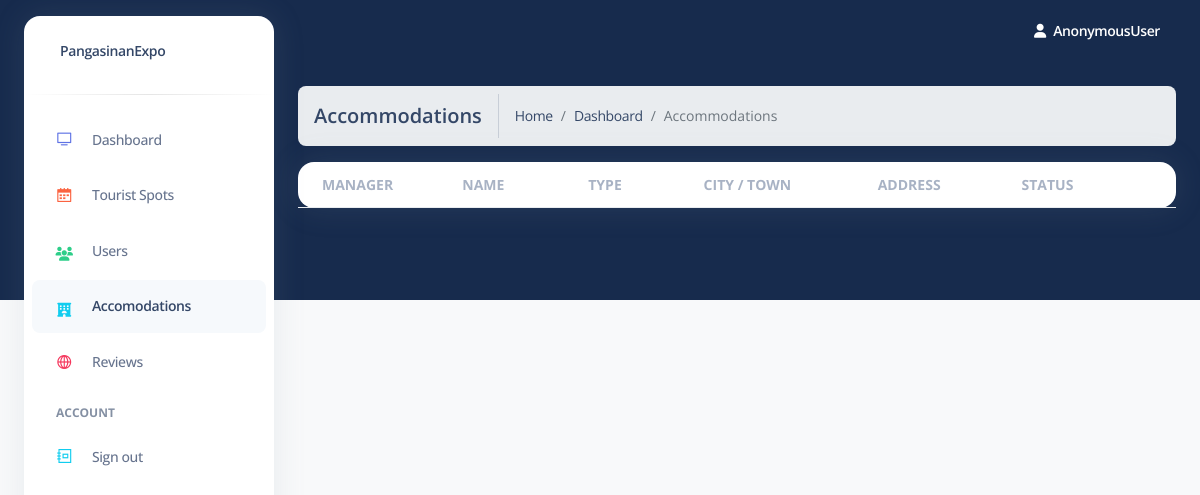
Before: /accommodations/admin/ with the older database file.
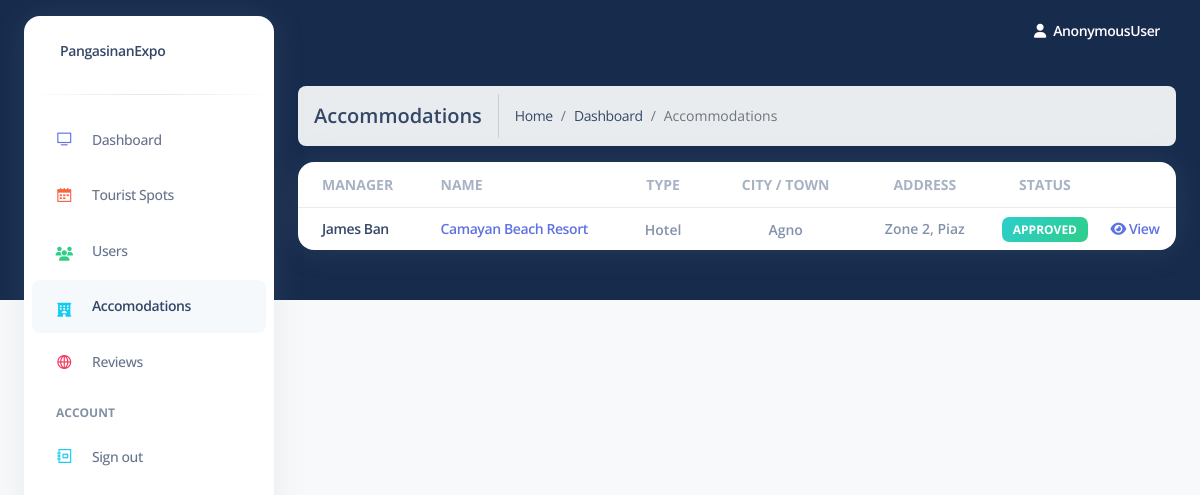
After: the same page with the newer database file.
### home/models.py (models this page shows, shortened)
class Accommodation(models.Model):
    manager = models.ForeignKey(User, on_delete=models.CASCADE)
    name = models.CharField(max_length=100)
    type = models.CharField(max_length=100)
    description = models.TextField()
    city_town = models.CharField(max_length=100)
    address = models.CharField(max_length=100)
    latitude = models.CharField(max_length=50)
    longitude = models.CharField(max_length=50)
    status = models.CharField(max_length=10, default='Pending', choices=[('Pending', 'Pending'), ('Approved', 'Approved'), ('Denied', 'Denied')])
    date_created = models.DateTimeField(auto_now_add=True, null=True)

### home/view/admin.py (the view)
# urls.py: path('accommodations/', views.accommodations, name="accommodations"),
def accommodations(request):
    accommodations = Accommodation.objects.all()
    context = {
        'accommodations': accommodations
    }
    return render(request, 'home/admin/accomodations.html', context)

### home/templates/home/admin/accomodations.html (shortened to what the changed rows need)
{% extends 'home/admin/layout.html' %}
{% block content %}
<div class="container-fluid my-4">
    <div class="card">
        <div class="table-responsive ">
          <table class="table align-items-center mb-0 table-hover" id="table">
            <thead>
              <tr>
                <th class=" text-uppercase text-secondary text-sm font-weight-bolder opacity-7">Manager</th>
                <th class="text-uppercase text-secondary text-sm font-weight-bolder opacity-7 ps-2">Name</th>
                <th class="text-center text-uppercase text-secondary text-sm font-weight-bolder opacity-7 ">Type</th>
                <th class="text-center text-uppercase text-secondary text-sm font-weight-bolder opacity-7">City / Town</th>
                <th class="text-center text-uppercase text-secondary text-sm font-weight-bolder opacity-7">Address</th>
                <th class="text-center text-uppercase text-secondary text-sm font-weight-bolder opacity-7">Status</th>
                <th class="text-center text-uppercase text-secondary text-sm font-weight-bolder opacity-7"></th>
              </tr>
            </thead>
            <tbody>
                {% for acc in accommodations %}
                    <tr>
                        <td class="">
                            <span class="text-secondary text-sm font-weight-bold ms-3 text-capitalize"><a href="{% url 'user-admin' acc.manager.id %}">{{ acc.manager.first_name }} {{ acc.manager.last_name }}</a></span>
                        </td>
                        <td>
                            <span class="text-default text-sm font-weight-bold"><a href="{% url 'accommodation-admin' acc.id %}" class="text-primary">{{ acc.name }}</a></span>
                        </td>
                        <td class="text-center text-sm">
                            <span class="text-secondary text-sm font-weight-bold">{{ acc.type }}</span>
                        </td>
                        <td class="align-middle text-center text-sm">
                            <span class="text-secondary text-sm font-weight-bold">{{ acc.city_town }}</span>
                        </td>
                        <td class="align-middle text-center">
                            <span class="text-secondary text-sm font-weight-bold">{{ acc.address }}</span>
                        </td>
                        <td class="align-middle text-center">
                            {% if acc.status == 'Approved' %}
                            <span class="badge bg-gradient-success">{{ acc.status }}</span>
                            {% elif acc.status == 'Denied' %}
                            <span class="badge bg-gradient-danger">{{ acc.status }}</span>
                            {% elif acc.status == 'Pending' %}
                            <span class="badge bg-gradient-warning">{{ acc.status }}</span>
                            {% endif %}
                        </td>
                        <td class="align-middle">
                            {% if acc.status == 'Pending' %}
                            <a href="{% url 'accommodation-admin' acc.id %}" class="text-primary font-weight-bold text-sm" data-toggle="tooltip" data-original-title="Edit user">
                              <i class="fa fa-check-circle"></i> Review
                            </a>
                            {% elif acc.status == 'Approved' %}
                            <a href="{% url 'accommodation-admin' acc.id %}" class="text-primary font-weight-bold text-sm" data-toggle="tooltip" data-original-title="Edit user">
                                <i class="fa fa-eye"></i> View
                              </a>
                            {% endif %}
                        </td>
                    </tr>
                {% endfor %}
            </tbody>
          </table>
        </div>
    </div>
</div>
{% endblock %}

Changed rows visible on the page:
added Accommodation: manager.first_name "James", manager.last_name "Ban", name "Camayan Beach Resort", type "Hotel", city_town "Agno", address "Zone 2, Piaz", status "APPROVED", shows "View"
